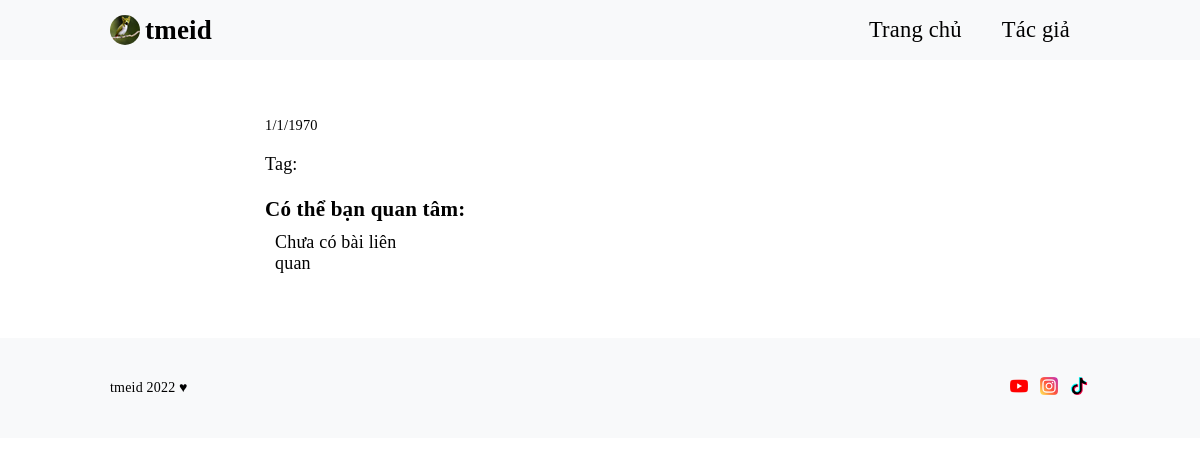
The app's page /article/dddd.html, older data.
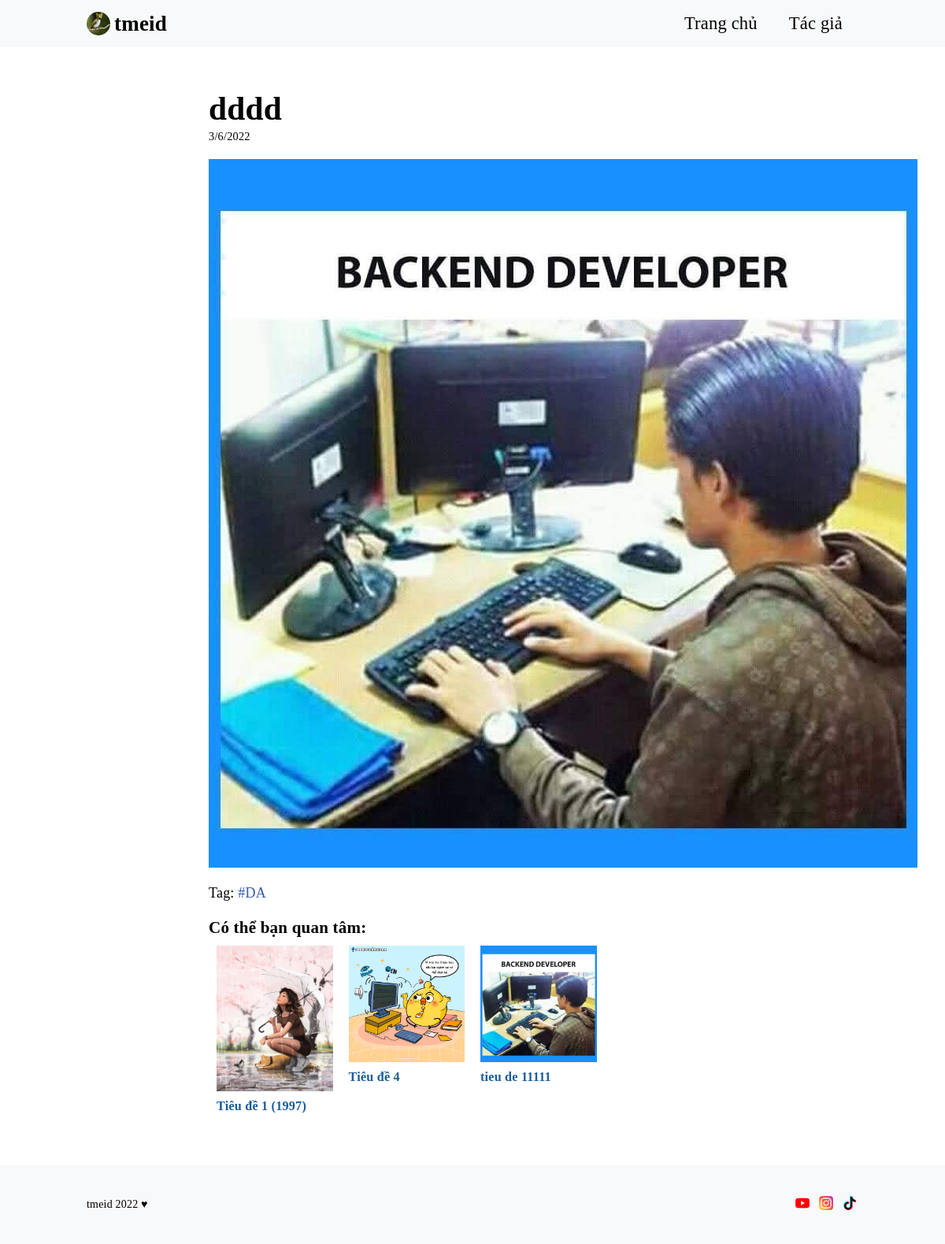
The same page, newer data.
### tables this page shows
CREATE TABLE `post` (
  `id` int(11) NOT NULL,
  `title` varchar(255) NOT NULL,
  `description` text NOT NULL,
  `slug` varchar(255) NOT NULL,
  `content` text NOT NULL,
  `img` varchar(255) NOT NULL,
  `published` tinyint(4) NOT NULL,
  `author_id` int(11) DEFAULT NULL,
  `category_id` int(11) DEFAULT NULL,
  `created_at` timestamp NOT NULL DEFAULT current_timestamp()
);

CREATE TABLE `tag` (
  `id` int(11) NOT NULL,
  `tag_name` varchar(100) NOT NULL,
  `created_at` timestamp NOT NULL DEFAULT current_timestamp()
);

### app/database/db.php (called while the page is built, shortened)
<?php
include 'connect.php';
function executeQuery($sql, $data){
    global $connect;
    $values = array_values($data);
    $types = str_repeat('s', count($values));
    $stm = $connect->prepare($sql);
    $stm->bind_param($types, ...$values);
    $stm->execute();
    return $stm;
}
function selectAll($table, $condition = [], $limit = 0, $except = [], $desc = false){
    global $connect;
    $sql = "SELECT * FROM $table";
    if(empty($condition)){
        $stm = $connect->prepare($sql);
        $stm->execute();
        $records = $stm->get_result()->fetch_all(MYSQLI_ASSOC);
    }else{
        $i = 0;
        foreach($condition as $key => $value){
            if($i === 0){
                $sql = $sql . " WHERE $key = ?";
            }else{
                $sql = $sql . " AND $key = ?";
            }
            $i++;
        }
        if(!empty($except)){
            foreach($except as $key => $value){
                $sql = $sql . " AND $key != ?";
                $condition[$key] = $value;
            }
        }
        if($limit > 0){
            $sql = $sql ." LIMIT ?";
            $condition['limit'] = $limit;
        }
        $stm = executeQuery($sql, $condition);
        $records = $stm->get_result()->fetch_all(MYSQLI_ASSOC);
    }
    return $records;
}
function selectOne($table, $data){
    $sql = "SELECT * FROM $table";
    $i = 0;
    foreach($data as $key => $value){
        if($i === 0){
            $sql = $sql . " WHERE $key = ?";
        }else{
            $sql = $sql . " AND $key = ?";
        }
        $i++;
    }
    $sql = $sql . " LIMIT 1";
    $stm = executeQuery($sql, $data);
    $record = $stm->get_result()->fetch_assoc();
    return $record;
}
function joinTables($table1, $table2, $table3, $id1, $id2a, $id2b, $id3, $key, $id){
    $sql = "SELECT $table3.$key
            FROM $table1
            JOIN $table2
                ON $table1.$id1 = $table2.$id2a
            JOIN $table3
                ON $table2.$id2b = $table3.$id3
            WHERE $table1.$id1 = ?
            ORDER BY $table3.id DESC";
    $stm = executeQuery($sql, ['id' => $id]);
    $records =  $stm->get_result()->fetch_all(MYSQLI_ASSOC);
    return $records;
}

### app/controllers/post.php (called while the page is built)
<?php
require_once ROOT_PATH .'/app/database/db.php';
$post = selectOne('post', ['slug' => $_GET['id']]);
$post_id = $post['id'];
$category_id = $post['category_id'];
$tags_same_post = joinTables('post', 'post_tag', 'tag', 'id', 'post_id', 'tag_id', 'id', '*', $post_id);
$posts_same_category = selectAll('post', ['category_id' => $category_id], 4, ['id' => $post_id]);

### dashboard/posts/post.php (the view, shortened to what this page needs)
<?php
    require '../../app/controllers/post.php';
?>
<!DOCTYPE html>
<html lang="vi">
<head>
    <link rel="stylesheet" href="../../assets/css/style.css">
    <link rel="stylesheet" href="../../assets/css/login.css" type="text/css">
</head>
<body>
    <header>
        <div class="container">
            <nav>
                <h1><a href="../../index.html"><img src="../../assets/imgs/tmeid-logo.jpg" alt="tmeid-logo">tmeid</a></h1>
                <ul>
                    <li><a href="../../index.html">Trang chủ</a></li>
                    <li><a href="../../about-me.html">Tác giả</a></li>
                </ul>
            </nav>
        </div>
    </header>
    <main>
        <section class="container-article">
            <article class="post">
                <h1><?php echo($post['title']) ?></h1>
                <span class="time"><?php echo date('j/n/Y', strtotime($post['created_at']))  ?></span>
                <div><?php echo($post['content']) ?></div>
                <div class="tags">
                    Tag:
                        <?php foreach($tags_same_post as $tag): ?>
                            <a href="<?php echo '../../tag/' .$tag['slug']?>"><?php echo '#' .$tag['tag_name']; ?></a>
                        <?php endforeach; ?>
                </div>
                <div class="relevant-post">
                    <h3>Có thể bạn quan tâm: </h3>
                    <ul>
                        <?php if(empty($posts_same_category)): ?>
                            <li>Chưa có bài liên quan</li>
                        <?php else:
                            foreach($posts_same_category as $post): ?>
                                <li>
                                    <a href="<?php echo '../../article/' .$post['slug'] .'.html' ?>"><img src="<?php echo '../../assets/imgs/' .$post['img'] ?>" alt="<?php echo $post['title'] ?>"></a>
                                    <h3><a href="<?php $post['img'] ?>">
                                            <?php echo $post['title'] ?>
                                        </a>
                                    </h3>
                                </li>
                            <?php endforeach; ?>
                        <?php endif; ?>
                    </ul>
                </div>
            </article>
        </section>
    </main>
</body>

Row changes from the older to the newer data that the page shows:
added post: title "dddd", created_at "3/6/2022", content (picture)
now on this page (row unchanged): tag: tag_name "DA"
now on this page (row edited): post: img (picture), title "Tiêu đề 1 (1997)"
added post: img (picture), title "Tiêu đề 4"
added post: img (picture), title "tieu de 11111"
Text that changed along with them:
date('j/n/Y', strtotime($post['created_at'])): "1/1/1970" → (not shown)
text no longer shown: "Chưa có bài liên quan"
